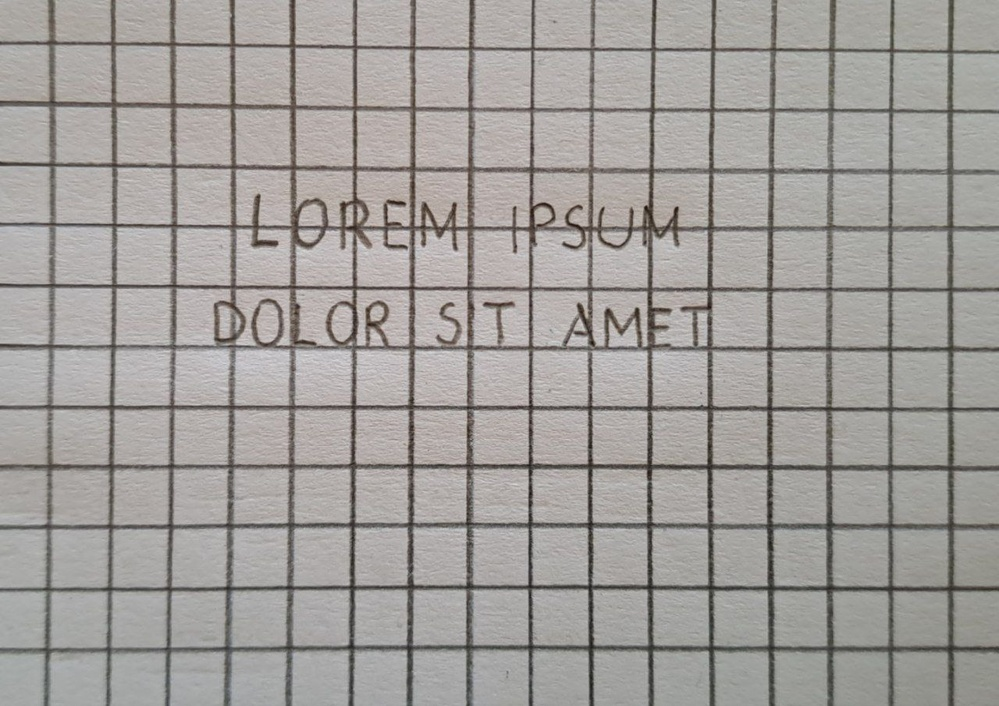
#> input picture images/011.jpg, 999 x 706 px, shrunk from 1280 x 905 before the run
$ jupyter execute --allow-errors automatic_filtering.ipynb
#> lines starting #> are read from the running program, lines starting #| are printed output that depends on the picture; after the words box and inside, x2 and y2 are one past the last pixel; in counts of white or black regions, pixels touching at a corner belong together
# Automatic filtering images

[cell 1]
import cv2
import numpy as np
from matplotlib import pyplot as plt
import pytesseract
import subprocess

# Path to tesseract executable (in case it isn't in your PATH)
try:
    subprocess.call(["tesseract"])
#> (this line was passed over: subprocess is not available in this run)
except FileNotFoundError:
    pytesseract.pytesseract.tesseract_cmd = r'C:\Program Files\Tesseract-OCR\tesseract.exe'

[cell 2]
def canny_edge_detection(image):
    edges = cv2.Canny(image, 80, 100, 2)
    plt.subplot(121), plt.imshow(image, cmap='gray')
    plt.title('Original Image'), plt.xticks([]), plt.yticks([])
    plt.subplot(122), plt.imshow(edges, cmap='gray')
    plt.title('Edge Image'), plt.xticks([]), plt.yticks([])
    plt.show()
    return edges

[cell 3]
def denoising(image):
    dst = cv2.fastNlMeansDenoising(image, None)
    plt.subplot(121), plt.imshow(image, 'gray')
    plt.subplot(122), plt.imshow(dst, 'gray')
    plt.show()

    return dst

[cell 4]
def gaussian_blur(image):
    blur = cv2.GaussianBlur(image, (7, 7), 0)
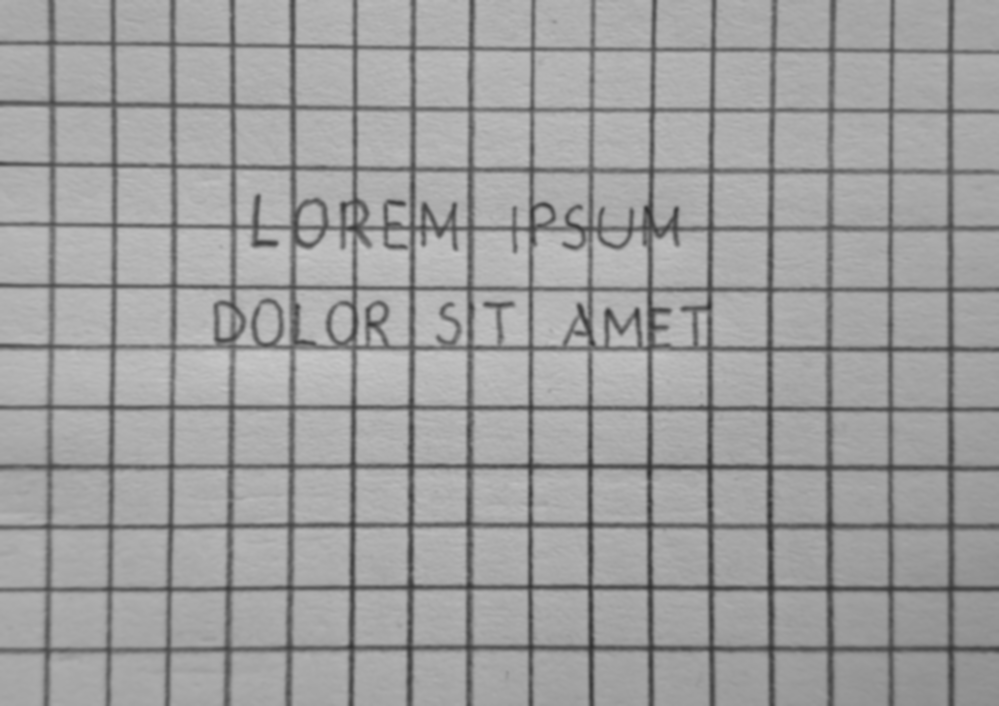
#> blur: shape (706, 999); min 47, max 201, mean 158
    plt.subplot(121), plt.imshow(image, 'gray'), plt.title('Original')
    plt.xticks([]), plt.yticks([])
    plt.subplot(122), plt.imshow(blur, 'gray'), plt.title('Blurred')
    plt.xticks([]), plt.yticks([])
    plt.show()
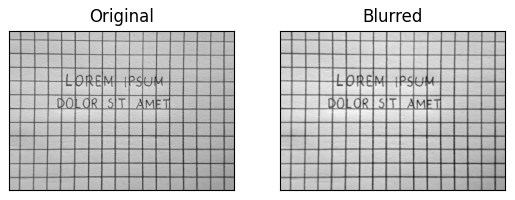
#> figure drawn by matplotlib, 2 panels
#> in denoising, `plt.show()`:
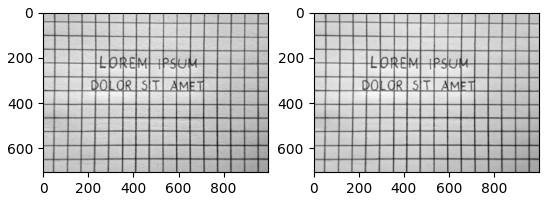
#> figure drawn by matplotlib, 2 panels
    return blur

[cell 5]
def thresholding(image):
    ret, th3 = cv2.threshold(image, 0, 255, cv2.THRESH_BINARY + cv2.THRESH_OTSU)
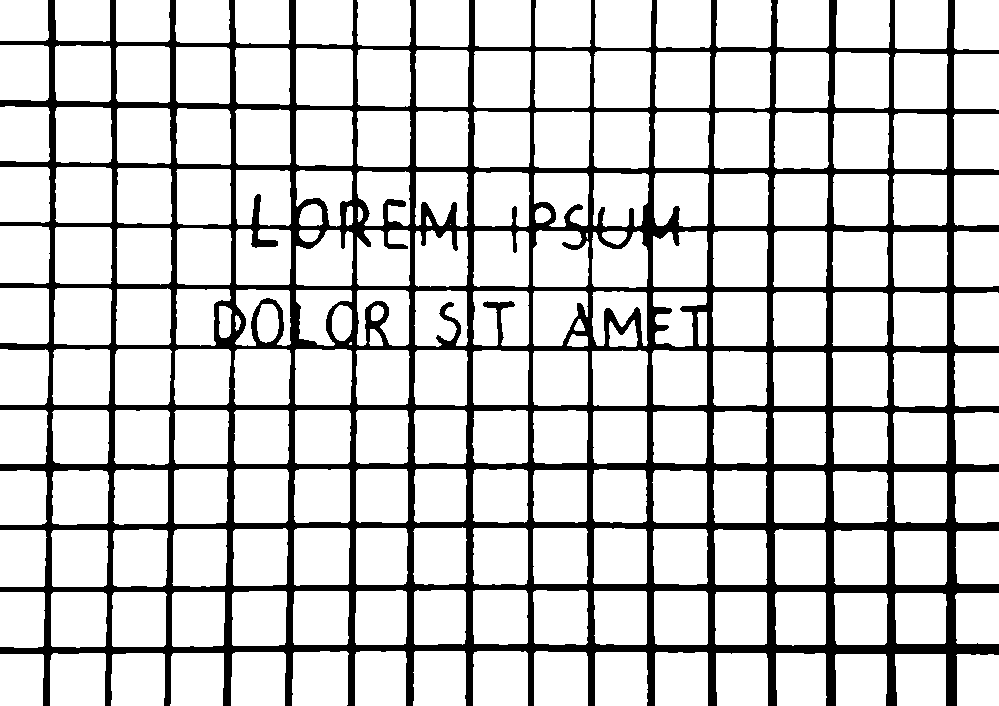
#> th3: shape (706, 999); 81% white; 1 black region, box (x1, y1, x2, y2) and area: (0, 0, 999, 706) 134092
#> ret = 139
    return th3

[cell 6]
def erosion(image):
    erosion_size = 5

    erosion_shape = cv2.MORPH_RECT

    element = cv2.getStructuringElement(erosion_shape, (2 * erosion_size + 1, 2 * erosion_size + 1),
                                        (erosion_size, erosion_size))

    erosion_dst = cv2.erode(image, element)
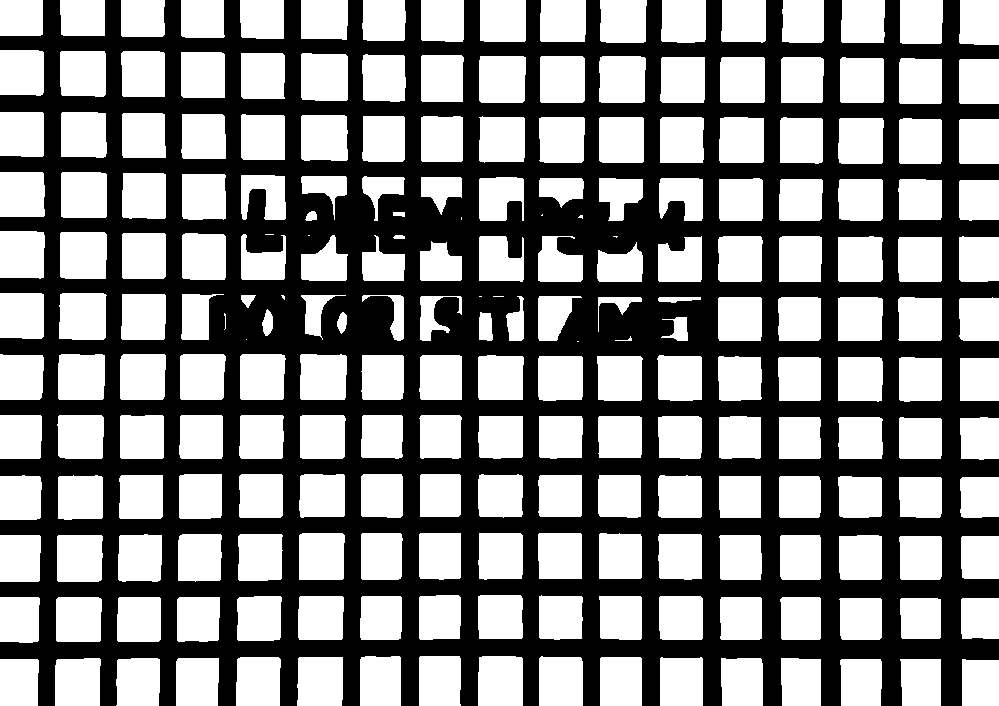
#> erosion_dst: shape (706, 999); 52.6% white; 1 black region, box (x1, y1, x2, y2) and area: (0, 0, 999, 706) 334336
    plt.subplot(121), plt.imshow(image, 'gray'), plt.title('Original')
    plt.xticks([]), plt.yticks([])
    plt.subplot(122), plt.imshow(erosion_dst, 'gray'), plt.title('Erosion')
    plt.xticks([]), plt.yticks([])
    plt.show()
    return erosion_dst

[cell 7]
def dilation(image):
    dilatation_size = 5
    dilation_shape = cv2.MORPH_RECT
    element = cv2.getStructuringElement(dilation_shape, (2 * dilatation_size + 1, 2 * dilatation_size + 1),
                                        (dilatation_size, dilatation_size))
    dilatation_dst = cv2.dilate(image, element)
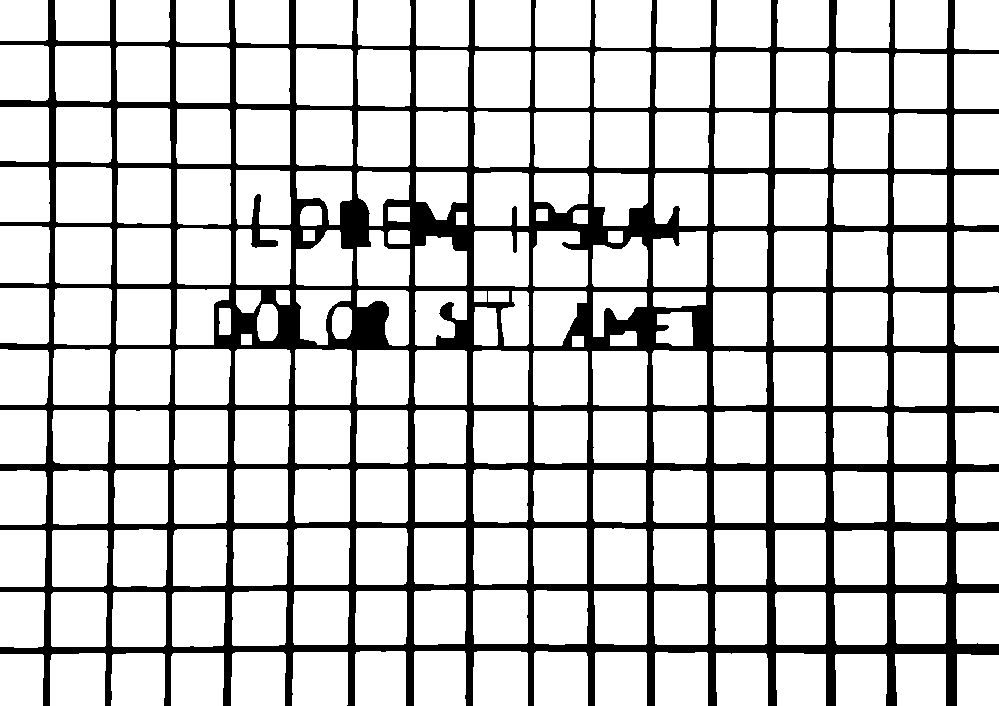
#> dilatation_dst: shape (706, 999); 79.9% white; 1 black region, box (x1, y1, x2, y2) and area: (0, 0, 999, 706) 141866
    plt.subplot(121), plt.imshow(image, 'gray'), plt.title('Original')
    plt.xticks([]), plt.yticks([])
    plt.subplot(122), plt.imshow(dilatation_dst, 'gray'), plt.title('Dilatation')
    plt.xticks([]), plt.yticks([])
    plt.show()
    return dilatation_dst

[cell 8]
"""if __name__ == "__main__":
    # Load the image
    img = cv2.imread('../images/003.jpg')

    # Create a mask of the same size as the image, initialized to 0
    mask = np.zeros(img.shape[:2], np.uint8)

    # Define a rectangle that includes the foreground object
    rect = (50,50,450,290)

    # Create two arrays, bgdModel and fgdModel, as temporary arrays for the GrabCut algorithm
    bgdModel = np.zeros((1,65),np.float64)
    fgdModel = np.zeros((1,65),np.float64)

    # Apply the GrabCut algorithm with the appropriate parameters
    cv2.grabCut(img, mask, rect, bgdModel, fgdModel, 5, cv2.GC_INIT_WITH_RECT)

    # Create a mask where sure and likely foreground regions are marked with 1
    mask2 = np.where((mask==2)|(mask==0),0,1).astype('uint8')

    # Multiply the original image with the new mask to get the result
    img = img*mask2[:,:,np.newaxis]

    # Display the image
    cv2.imshow('image', img)
    cv2.waitKey(0)
    cv2.destroyAllWindows()"""

#> (a cell that did not finish here is left out)
